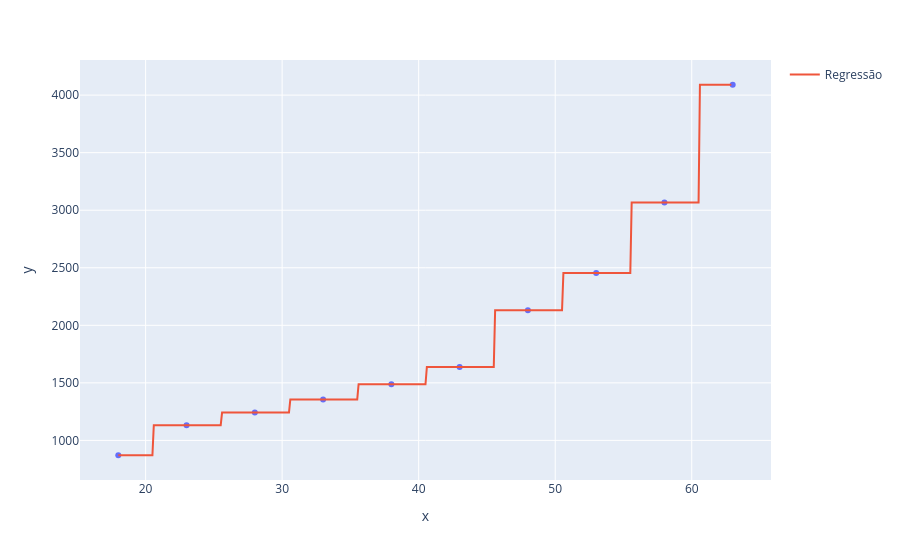

The code cell stored with this chart in its notebook:
### Code cell
grafico = px.scatter(x = X_plano_saude2.ravel(), y = y_plano_saude2)
grafico.add_scatter(x = X_teste_arvore.ravel(), y = regressor_arvore_saude.predict(X_teste_arvore), name='Regressão')

### Figure 1 — Plotly figure (JSON) as saved in the notebook; plotly's stock layout.template omitted (floating-point values rounded to 4 significant figures; data arrays with more than 128 entries replaced by an {"elided": "..."} marker saying what was removed)
{"data": [{"hovertemplate": "x=%{x}<br>y=%{y}<extra></extra>", "legendgroup": "", "marker": {"color": "#636efa", "symbol": "circle"}, "mode": "markers", "name": "", "orientation": "v", "showlegend": false, "type": "scatter", "x": [18, 23, 28, 33, 38, 43, 48, 53, 58, 63], "xaxis": "x", "y": [871, 1132, 1242, 1356, 1488, 1638, 2130, 2454, 3066, 4090], "yaxis": "y"}, {"name": "Regressão", "type": "scatter", "x": {"elided": "450 float values"}, "y": {"elided": "450 float values"}}], "layout": {"legend": {"tracegroupgap": 0}, "margin": {"t": 60}, "xaxis": {"anchor": "y", "domain": [0, 1], "title": {"text": "x"}}, "yaxis": {"anchor": "x", "domain": [0, 1], "title": {"text": "y"}}}}
